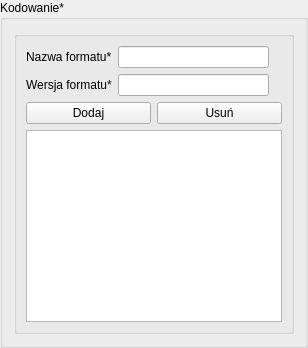
          <widget class="QgsCollapsibleGroupBox" name="mGroupBox_10">
           <property name="sizePolicy">
            <sizepolicy hsizetype="Preferred" vsizetype="Preferred">
             <horstretch>1</horstretch>
             <verstretch>0</verstretch>
            </sizepolicy>
           </property>
           <property name="title">
            <string>Kodowanie*</string>
           </property>
           <property name="collapsed">
            <bool>true</bool>
           </property>
           <layout class="QVBoxLayout" name="verticalLayout_2">
            <property name="sizeConstraint">
             <enum>QLayout::SetDefaultConstraint</enum>
            </property>
            <item>
             <widget class="QGroupBox" name="verticalGroupBox">
              <layout class="QVBoxLayout" name="verticalLayout_3">
               <item>
                <layout class="QHBoxLayout">
                 <item>
                  <widget class="QLabel" name="e24_lbl">
                   <property name="text">
                    <string>Nazwa formatu*</string>
                   </property>
                  </widget>
                 </item>
                 <item>
                  <widget class="QgsFilterLineEdit" name="e24_lineEdit">
                   <property name="qgisRelation" stdset="0">
                    <string notr="true"/>
                   </property>
                  </widget>
                 </item>
                 <item>
                  <widget class="QLabel" name="e24_tooltip">
                   <property name="toolTip">
                    <string>Nazwa formatu danych, w jakim dokonuje się dystrybucji zbioru danych przestrzennych.</string>
                   </property>
                   <property name="text">
                    <string/>
                   </property>
                   <property name="pixmap">
                    <pixmap>../../../../../../../../../../../../../../../img/info1.png</pixmap>
                   </property>
                  </widget>
                 </item>
                </layout>
               </item>
               <item>
                <layout class="QHBoxLayout">
                 <item>
                  <widget class="QLabel" name="e25_lbl">
                   <property name="text">
                    <string>Wersja formatu*</string>
                   </property>
                  </widget>
                 </item>
                 <item>
                  <widget class="QgsFilterLineEdit" name="e25_lineEdit">
                   <property name="qgisRelation" stdset="0">
                    <string notr="true"/>
                   </property>
                  </widget>
                 </item>
                 <item>
                  <widget class="QLabel" name="e25_tooltip">
                   <property name="toolTip">
                    <string>Wersja formatu danych, w jakim dokonuje się dystrybucji zbioru danych przestrzennych.</string>
                   </property>
                   <property name="text">
                    <string/>
                   </property>
                   <property name="pixmap">
                    <pixmap>../../../../../../../../../../../../../../../img/info1.png</pixmap>
                   </property>
                  </widget>
                 </item>
                </layout>
               </item>
               <item>
                <layout class="QHBoxLayout">
                 <item>
                  <widget class="QPushButton" name="e24_add_btn">
                   <property name="text">
                    <string>Dodaj</string>
                   </property>
                  </widget>
                 </item>
                 <item>
                  <widget class="QPushButton" name="e24_remove_btn">
                   <property name="text">
                    <string>Usuń</string>
                   </property>
                  </widget>
                 </item>
                </layout>
               </item>
               <item>
                <widget class="QListWidget" name="e24_listWidget">
                 <property name="sortingEnabled">
                  <bool>false</bool>
                 </property>
                </widget>
               </item>
              </layout>
             </widget>
            </item>
           </layout>
          </widget>
